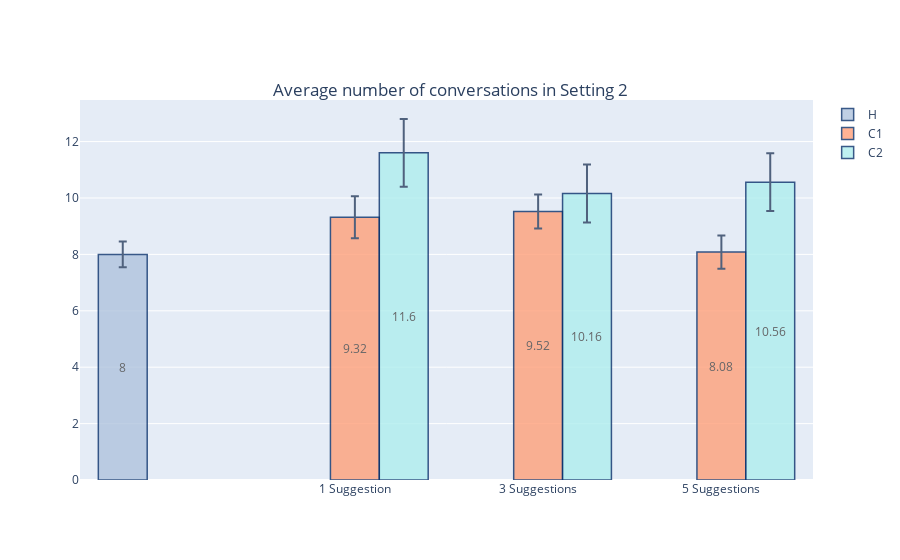

The cell this chart's notebook holds for it:
### Code cell
colors = ['#FAEBD7', '#FFA07A', '#B0C4DE', '#AFEEEE', '#8FBC8F']
x = ['1 Suggestion', '3 Suggestions', '5 Suggestions']
fig = go.Figure()

xHuman = ['']
yHuman = [numDiagSet1]
yHumanErorr = [np.std(z)/math.sqrt(len(z)) for z in yHuman] 
yHuman = [round(statistics.mean(z), 2) for z in yHuman]

fig.add_trace(go.Bar(
    name='H',
    x=xHuman, y=yHuman, text=yHuman, textposition='inside',insidetextanchor='middle',
    marker_color='#B0C4DE',
    marker_line_color='rgb(8,48,107)', marker_line_width=1.5, opacity=0.8,
    error_y=dict(type='data', array=yHumanErorr)
))

ySuggOnly = [sugg1, sugg3, sugg5]
ySuggOnlyErorr = [np.std(z)/math.sqrt(len(z)) for z in ySuggOnly] 
ySuggOnly = [round(statistics.mean(z), 2) for z in ySuggOnly]

fig.add_trace(go.Bar(
    name='C1',
    x=x, y=ySuggOnly, text=ySuggOnly, textposition='inside',insidetextanchor='middle',
    marker_color='lightsalmon',
    marker_line_color='rgb(8,48,107)', marker_line_width=1.5, opacity=0.8,
    error_y=dict(type='data', array=ySuggOnlyErorr)
))

yAutoSugg = [autoSugg1, autoSugg3, autoSugg5]
yAutoSuggErorr = [np.std(z)/math.sqrt(len(z)) for z in yAutoSugg] 
yAutoSugg = [round(statistics.mean(z), 2) for z in yAutoSugg]

fig.add_trace(go.Bar(
    name='C2',
    x=x, y=yAutoSugg, text=yAutoSugg, textposition='inside',insidetextanchor='middle',
    marker_color='#AFEEEE',
    marker_line_color='rgb(8,48,107)', marker_line_width=1.5, opacity=0.8,
    error_y=dict(type='data', array=yAutoSuggErorr)
))


fig.update_layout(
    title={
        'text': 'Average number of conversations in Setting 2',
        'y':0.85,
        'x':0.5,
        'xanchor': 'center',
        'yanchor': 'top'})

fig.show()

### Figure 1 — Plotly figure (JSON) as saved in the notebook; plotly's stock layout.template omitted (floating-point values rounded to 4 significant figures)
{"data": [{"error_y": {"array": [0.4578], "type": "data"}, "insidetextanchor": "middle", "marker": {"color": "#B0C4DE", "line": {"color": "rgb(8,48,107)", "width": 1.5}}, "name": "H", "opacity": 0.8, "text": ["8"], "textposition": "inside", "type": "bar", "x": [""], "y": [8]}, {"error_y": {"array": [0.7454, 0.6061, 0.5857], "type": "data"}, "insidetextanchor": "middle", "marker": {"color": "lightsalmon", "line": {"color": "rgb(8,48,107)", "width": 1.5}}, "name": "C1", "opacity": 0.8, "text": ["9.32", "9.52", "8.08"], "textposition": "inside", "type": "bar", "x": ["1 Suggestion", "3 Suggestions", "5 Suggestions"], "y": [9.32, 9.52, 8.08]}, {"error_y": {"array": [1.2, 1.03, 1.023], "type": "data"}, "insidetextanchor": "middle", "marker": {"color": "#AFEEEE", "line": {"color": "rgb(8,48,107)", "width": 1.5}}, "name": "C2", "opacity": 0.8, "text": ["11.6", "10.16", "10.56"], "textposition": "inside", "type": "bar", "x": ["1 Suggestion", "3 Suggestions", "5 Suggestions"], "y": [11.6, 10.16, 10.56]}], "layout": {"title": {"text": "Average number of conversations in Setting 2", "x": 0.5, "xanchor": "center", "y": 0.85, "yanchor": "top"}}}
